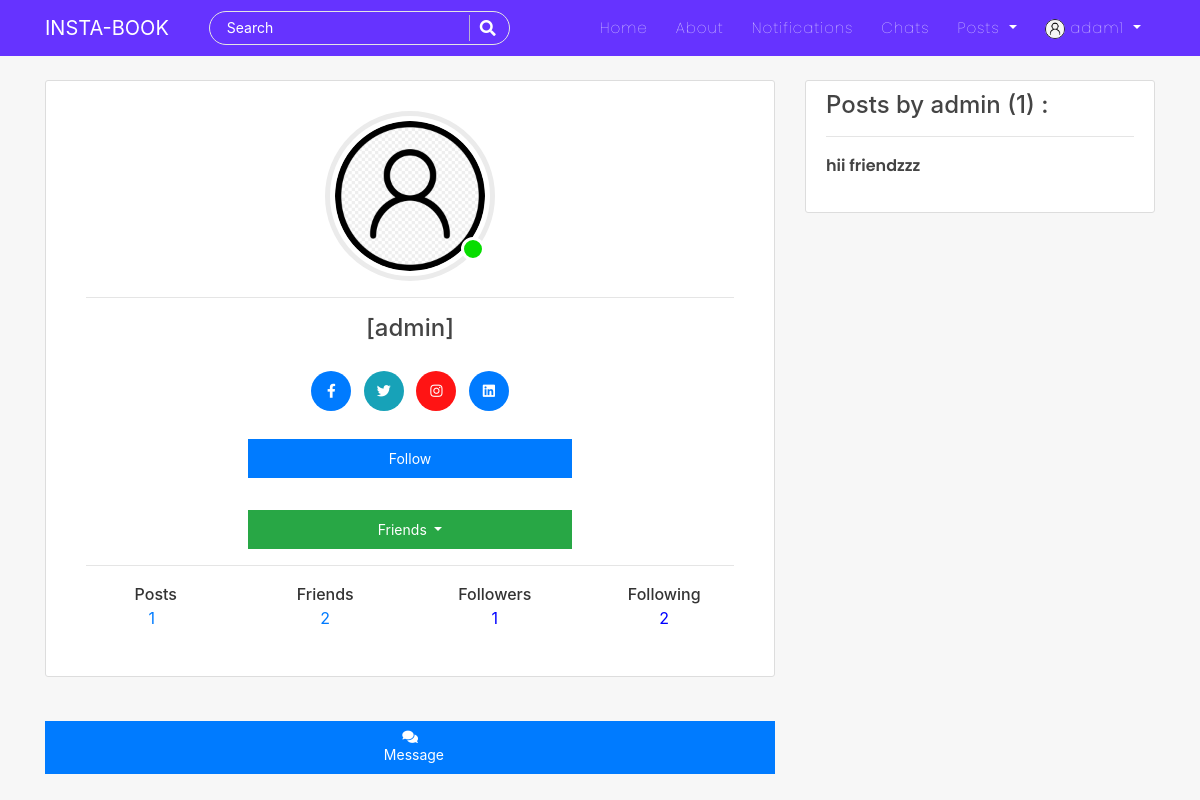
Screenshot of /user/2/ (signed in) with the database file from the repository.
### users/models.py (models this page shows, shortened)
class Profile(models.Model):
    user = models.OneToOneField(User, on_delete=models.CASCADE)
    is_online = models.BooleanField(default=False)
    following = models.ManyToManyField(User, related_name="following", blank=True)
    friends = models.ManyToManyField(User, related_name='my_friends', blank=True)
    bio = models.CharField(default="",blank=True,null=True,max_length=350)
    date_of_birth = models.CharField(blank=True,max_length=150)
    updated = models.DateTimeField(auto_now=True)
    created = models.DateTimeField(auto_now_add=True)
    image = models.ImageField(default='default.jpg', upload_to='profile_pics',blank=True, null=True)
    def profile_posts(self):
        return self.user.post_set.all()
    def __str__(self):
        return f'{self.user.username} Profile'

### blog/models.py (models this page shows, shortened)
class Post(models.Model):
    title = models.CharField(max_length=150)
    content = RichTextField(blank=True, null=True)
    date_posted = models.DateTimeField(default=timezone.now)
    date_updated = models.DateTimeField(auto_now=True)
    author = models.ForeignKey(User, on_delete=models.CASCADE)
    likes = models.ManyToManyField(User, related_name="blogpost", blank=True)
    saves = models.ManyToManyField(User, related_name="blogsave", blank=True)
    approve = models.BooleanField(default=False)

### users/views.py (the view, shortened to what this page needs)
# urls.py: path('<int:pk>/', views.ProfileDetailView.as_view(), name='profile-detail-view'),
class ProfileDetailView(LoginRequiredMixin,DetailView):
    model = Profile
    template_name = "users/user_profile_details.html"
    context_object_name = "profiles"
    def get_object(self,**kwargs):
        pk = self.kwargs.get("pk")
        view_profile = Profile.objects.get(pk=pk)
        return view_profile
    def get_context_data(self, **kwargs):
        context = super().get_context_data(**kwargs)
        view_profile = self.get_object()
        my_profile = Profile.objects.get(user=self.request.user)
        if view_profile.user in my_profile.following.all():
            follow = True
        else:
            follow = False
        context["follow"] = follow
        account = view_profile.user
        try:
            friend_list = FriendList.objects.get(user=account)
        except FriendList.DoesNotExist:
            friend_list = FriendList(user=account)
            friend_list.save()
        friends = friend_list.friends.all()
        context['friends']=friends
        is_self = True
        is_friend = False
        request_sent = FriendRequestStatus.NO_REQUEST_SENT.value
        friend_requests = None
        user=self.request.user
        if user.is_authenticated and user!=account:
            is_self = False
            if friends.filter(pk=user.id):
                is_friend = True
        elif not user.is_authenticated:
            is_self = False
        else:
            try:
                friend_requests = FriendRequest.objects.filter(receiver=user, is_active=True)
            except:
                pass
        context['request_sent'] = request_sent
        context['is_friend'] = is_friend
        context['is_self'] = is_self
        context['friend_requests'] = friend_requests
        return context

### friend/models.py (called while the page is built)
    def __str__(self):
        return self.user.username

### users/templates/users/user_profile_details.html (shortened to what this page needs)
{% extends "blog/base.html" %}
{% block content %}
<div class="col-md-8">
<div class="content-section" style="width: 100%">
    <div class="account-img-container">
        <div class="img-cont">
            <img class="rounded-circle account-img" src="{{object.user.profile.image.url}}" alt="image">
            {% if object.user.profile.is_online %}
                <div class="online-circle"></div>
            {% else %}
                <div class="offline-circle"></div>
            {% endif %}
        </div>
    </div>
    <div class="card-body">
        <hr>
        <h4 class="card-title text-center">{{object.user.first_name}} {{object.user.last_name}} [{{object.user.username}}]</h4>
		<ul class="social-links list-inline text-center m-4">
			<li class="list-inline-item m-1"><a title="" data-placement="top" data-toggle="tooltip" class="tooltips btn-primary" href="" data-original-title="Facebook"><i class="fab fa-facebook-f"></i></a></li>
			<li class="list-inline-item m-1"><a title="" data-placement="top" data-toggle="tooltip" class="tooltips btn-info" href="" data-original-title="Twitter"><i class="fab fa-twitter"></i></a></li>
			<li class="list-inline-item m-1"><a title="" data-placement="top" data-toggle="tooltip" class="tooltips btn-danger" href="" data-original-title="Skype"><i class="fab fa-instagram"></i></a></li>
			<li class="list-inline-item m-1"><a title="" data-placement="top" data-toggle="tooltip" class="tooltips btn-primary" href="" data-original-title="Linkedin"><i class="fab fa-linkedin"></i></a></li>
		</ul>
        <div class="text-center">
            {% if object.user != user %}
                {% if follow %}
                    <form action="{% url 'follow-unfollow-view' %}" method='POST'>
                        {% csrf_token %}
                        <input type="hidden" name="profile_pk" value={{object.pk}}>
                        <button type="submit" class="btn btn-danger mb-2 w-50">Unfollow</button>
                    </form>
                {% else %}
                    <form action="{% url 'follow-unfollow-view' %}" method='POST'>
                        <button type="submit" class="btn btn-primary mb-2 w-50">Follow</button>
                    </form>
                {% endif %}
            {% endif %}
			{% if is_friend %}
				<div class="dropdown pt-4 m-auto">
					<button class="btn btn-success dropdown-toggle friends-btn w-50" type="button" id="id_friends_toggle" data-toggle="dropdown" aria-haspopup="true" aria-expanded="false">
						Friends
					</button>
				</div>
			{% endif %}
        </div>
        <hr>
        <div class="m-t-10 p-15 text-center">
            <div class="row">
                <div class="col">
                    <span class="h6">Posts</span>
                    <p><a class="mr-2" href="{% url 'user-posts' object.user %}">{{object.profile_posts.count}}</a></p>
                </div>
                <div class="col">
                    <span class="h6">Friends</span>
                    <p title="Friends">
                        <a href="{% url 'friend:list' object.user.id %}">{{friends|length}}</a>
                    </p>
                </div>
                <div class="col">
                    <span class="h6">Followers</span>
                    <p style="cursor:pointer; color: blue;" data-toggle="modal" data-target="#exampleModal" data-contents="{{object.user.following.all}}" data-title="Followers" title="Followers">{{object.user.following.count}}</p>
                </div>
                <div class="col">
                    <span class="h6">Following</span>
					<p style="cursor:pointer; color: blue;" data-toggle="modal" data-target="#exampleModal" data-contents="{{object.user.profile.following.all}}" data-title="Following" title="Following">{{object.user.profile.following.count}}</p>
                </div>
            </div>
        </div>
    </div>
</div>
<br>
<div>
	{% if is_friend %}
		<a class="align-items-center btn btn-primary d-flex flex-column" href="{% url 'room-choice' object.user.id %}">
			<i class="fas fa-comments"></i>&nbsp;&nbsp;Message
		</a>
	{% endif %}
</div>
<br>
</div>
<div class="col-md-4">
    <div class="content-section">
		<h4>Posts by {{object.user}} ({{object.profile_posts.count}}) : </h4>
		{% for post in object.profile_posts %}
			<hr>
			<div>
				<a class="article-title" href="{% url 'post-detail' post.id %}">{{ post.title }}</a>
			</div>
		{% endfor %}
		<br>
	</div>
</div>
{% endblock %}

### blog/templates/blog/navbar.html (shortened to what this page needs)
<nav class="navbar navbar-expand-lg navbar-dark bg-steel fixed-top">
    <div class="container">
      <a class="navbar-brand mr-4 pr-3" href="/">INSTA-BOOK</a>
      <div class="collapse navbar-collapse" id="navbarToggle">
        <div class="navbar-nav mr-auto">
          <div id="searchbar" >
            <form method="GET" action="/search">
              <input required name="query" id="search" type="text" placeholder="Search">
              <button class="search-btn" type="submit"><i class="fas fa-search"></i></button>
            </form>
          </div>
        </div>
        <div class="navbar-nav">
          <a class="nav-item nav-link" href="{% url 'blog-home' %}">Home</a>
          <a class="nav-item nav-link" href="{% url 'blog-about' %}">About</a>
          {% if user.is_authenticated %}
          <a class="nav-item nav-link" href="{% url 'show-notifications' %}">Notifications</a>
          <a class="nav-item nav-link" href="{% url 'room-enroll' %}">Chats</a>
          <div class="dropdown">
            <a class="dropdown-toggle nav-link" href="#" role="button" id="dropdownMenuLink1" data-toggle="dropdown" aria-haspopup="true" aria-expanded="false">
              Posts
            </a>
          </div>
          {% endif %}
          {% if user.is_authenticated %}
            <div class="dropdown">
              <a class="dropdown-toggle nav-link" href="#" role="button" id="dropdownMenuLink2" data-toggle="dropdown" aria-haspopup="true" aria-expanded="false">
                <img class="rounded-circle" style="height: 20px; width: 20px;" src="{{user.profile.image.url}}" alt="">&nbsp;{{user|truncatechars:"10"}}
              </a>
            </div>
          {% else %}
            <a class="nav-item nav-link" href="{% url 'account_login' %}">Login</a>
            <a class="nav-item nav-link" href="{% url 'register' %}">Register</a>
          {% endif %}
        </div>
      </div>
    </div>
</nav>

### blog/static/blog/main.css (style rules this page uses)
body { background: #f7f7f7; color: #333333; margin-top: 5rem; scroll-behavior: smooth; }
h1, h2, h3, h4, h5, h6 { color: #444444; }
ul { margin: 0; }
.bg-steel { background: #6633FF; }
.site-header .navbar-nav .nav-link { color: #ffffff; font-family:'Poppins'; font-weight: 100; margin: 0px 6px; font-size: 15px; letter-spacing: 1px; }
.content-section { background: #ffffff; padding: 10px 20px; border: 1px solid #dddddd; border-radius: 3px; margin-bottom: 20px; }
.article-title { color: #444444; font-family: 'poppins'; font-weight: 600; }
.account-img { height: 170px; width: 170px; margin: 20px; padding: 5px; margin-bottom: 0px; transform: translate(-20px,0px); border: 5px solid #ebebeb; }
.online-circle { width: 24px; height: 24px; border-radius: 50%; background-color:#07dd00; border: 3px solid white; bottom: 0; right: 10px; position: absolute; }
.img-cont { height: 170px; width: 170px; position: relative; }
.account-img-container { display: flex; align-items: center; justify-content: center; }
#searchbar form { width: auto; display: flex; flex-direction: row; border-radius: 50px; padding: 3px 15px; background-color: transparent; border: 1px solid #e4e4e4; margin-right: 10px; }
#searchbar form input::placeholder { color: #fff; font-size: 14px; }
#searchbar form input { border: none; outline: none; color: #fff; font-size: 15px; flex: 1; background-color:transparent; }
.search-btn { color:#fff; border: none; width: 25px; padding-left: 10px; border-left: 1px solid rgba(202, 202, 202, 0.829); outline: none; background-color: transparent; }
.search-btn i { font-size: 16px; }
.btn { border-radius: 0px; padding: 8px 15px; font-size: 14px; }
.btn-danger { background-color: rgb(255, 20, 20); color: rgb(255, 255, 255); }

### users/templates/users/user_profile_details.html (style rules this page uses)
.social-links li a { border-radius: 50%; color: rgba(255, 255, 255); display: inline-block; height: 40px; line-height: 35px; border: 2px solid transparent; text-align: center; width: 40px; font-size: 14px; }

### rows the page displays
Profile: user.profile.image (placeholder picture), user.username "admin", profile_posts.count "1", user.following.count "1", user.profile.following.count "2", user "admin"
Post: title "hii friendzzz"

### other values shown
{{ user|truncatechars:"10" }} "adam1"
{{ friends|length }} "2"
